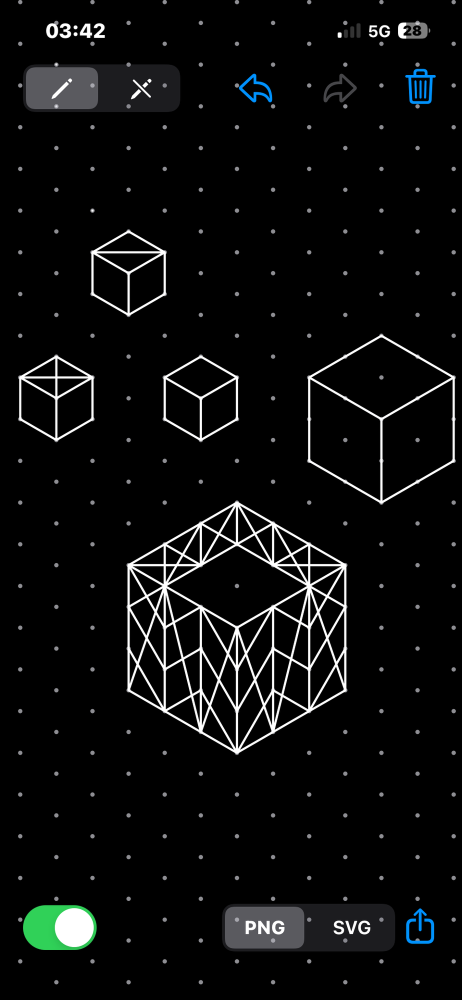
#> input picture references/ennemis-complexite.png, 923 x 1999 px, found by its file name (shown at 1/2 size)
$ python gen_enemy_cubes.py
#> lines starting #> are read from the running program, lines starting #| are printed output that depends on the picture; after the words box and inside, x2 and y2 are one past the last pixel; in counts of white or black regions, pixels touching at a corner belong together
### tools/extract_hough.py
#!/usr/bin/env python3
"""Workflow validé (bateau) : détecte la grille isométrique du croquis à
partir des points gris, détecte les segments de trait par transformée de
Hough (cv2.HoughLinesP), recale chaque extrémité sur le nœud de grille le
plus proche, PUIS SE VÉRIFIE TOUT SEUL contre l'image d'origine avant de
rien produire : toute arête dont le tracé rouge ne suit pas réellement un
trait blanc (couverture < seuil) est rejetée automatiquement. Rapporte
aussi le residu de blanc non couvert (segments potentiellement manqués),
pour se relancer avec des seuils Hough plus permissifs si besoin — pas
besoin d'un humain pour repérer les triangles inventés.

Usage : python3 extract_hough.py <image.jpg/png> <sortie_prefix> [clé=valeur ...]
"""
import sys
import numpy as np
import cv2
from PIL import Image, ImageDraw
from scipy import ndimage
from scipy.spatial import cKDTree


def detect_grid_basis(gray, nn_max=None):
    dot_mask = (gray > 100) & (gray < 220)
    dot_mask2 = ndimage.binary_dilation(dot_mask, iterations=2)
    lbl, n = ndimage.label(dot_mask2)
    coms = ndimage.center_of_mass(dot_mask, lbl, range(1, n + 1))
    sizes = ndimage.sum(dot_mask, lbl, range(1, n + 1))
    pts = np.array([(x, y) for (y, x), s in zip(coms, sizes) if s > 3])
    if len(pts) < 10:
        raise RuntimeError(f"pas assez de points de grille détectés ({len(pts)})")
    tree = cKDTree(pts)
    dists, idx = tree.query(pts, k=7)
    if nn_max is None:
        # le pas de grille varie d'une image à l'autre (zoom différent au
        # moment du dessin) — on le déduit ici au lieu de le figer, à
        # partir de la distance au plus proche voisin la plus fréquente
        nn = dists[:, 1]
        nn_max = np.median(nn) * 1.25
    vecs_pos, vecs_neg, vecs_vert = [], [], []
    for i in range(len(pts)):
        for k in range(1, 7):
            if dists[i, k] > nn_max:
                continue
            v = pts[idx[i, k]] - pts[i]
            if abs(v[0]) < 8 and v[1] > 0:
                vecs_vert.append(v)
            elif v[0] > 20 and v[1] > 0:
                vecs_pos.append(v)
            elif v[0] < -20 and v[1] > 0:
                vecs_neg.append(v)
    if not vecs_pos or not vecs_neg:
        raise RuntimeError("grille non détectée (pas de voisins diagonaux clairs)")
    u = np.mean(vecs_pos, axis=0)
    v = np.mean(vecs_neg, axis=0)
    o_idx = np.argmin(pts[:, 0] + pts[:, 1])
    O = pts[o_idx]

    # raffinement : la moyenne des voisins les plus proches dérive
    # légèrement loin de l'origine (erreur d'environ 30px mesurée sur la
    # caravane) — un ajustement aux moindres carrés sur TOUS les points de
    # grille à la fois (pas seulement les paires voisines) élimine cette
    # dérive. pts ≈ O + i*u + j*v, on résout O/u/v qui collent le mieux à
    # l'ensemble des points une fois leurs indices (i,j) arrondis.
    A = np.array([[u[0], v[0]], [u[1], v[1]]])
    Ainv = np.linalg.inv(A)
    ij = (Ainv @ (pts - O).T).T
    ij_round = np.round(ij)
    M = np.column_stack([np.ones(len(pts)), ij_round[:, 0], ij_round[:, 1]])
    sol_x, *_ = np.linalg.lstsq(M, pts[:, 0], rcond=None)
    sol_y, *_ = np.linalg.lstsq(M, pts[:, 1], rcond=None)
    O = np.array([sol_x[0], sol_y[0]])
    u = np.array([sol_x[1], sol_y[1]])
    v = np.array([sol_x[2], sol_y[2]])

    return O, u, v, pts


def make_snap(O, u, v):
    A = np.array([[u[0], v[0]], [u[1], v[1]]])
    Ainv = np.linalg.inv(A)

    def snap(x, y):
        ij = Ainv @ np.array([x - O[0], y - O[1]])
        i, j = round(ij[0]), round(ij[1])
        sx = O[0] + i * u[0] + j * v[0]
        sy = O[1] + i * u[1] + j * v[1]
        return (i, j), (sx, sy)

    return snap


def edge_coverage(white, p1, p2, tol=3):
    """Fraction de p1->p2 (échantillonnée) qui tombe sur un pixel blanc de
    l'image d'ORIGINE (pas du rendu) — mesure si CE tracé rouge correspond
    vraiment à un trait dessiné, pas une invention entre deux sommets."""
    h, w = white.shape
    d = np.hypot(p2[0] - p1[0], p2[1] - p1[1])
    n = max(10, int(d / 2))
    xs = np.linspace(p1[0], p2[0], n)
    ys = np.linspace(p1[1], p2[1], n)
    hit = 0
    for x, y in zip(xs, ys):
        xi, yi = int(round(x)), int(round(y))
        found = False
        for ddx in range(-tol, tol + 1):
            for ddy in range(-tol, tol + 1):
                xx, yy = xi + ddx, yi + ddy
                if 0 <= yy < h and 0 <= xx < w and white[yy, xx]:
                    found = True
                    break
            if found:
                break
        if found:
            hit += 1
    return hit / n


def white_completeness(white, kept_coords, tol=4, sample_every=4):
    """Fraction des pixels blancs de l'image d'origine qui sont à moins de
    `tol` px d'une arête retenue — un residu bas signale du blanc non
    couvert (trait probablement manqué par Hough)."""
    ys, xs = np.where(white)
    ys, xs = ys[::sample_every], xs[::sample_every]
    if len(xs) == 0:
        return 1.0, np.array([]), np.array([])
    covered = np.zeros(len(xs), dtype=bool)
    for p1, p2 in kept_coords:
        d = np.hypot(p2[0] - p1[0], p2[1] - p1[1])
        n = max(10, int(d / 2))
        lx = np.linspace(p1[0], p2[0], n)
        ly = np.linspace(p1[1], p2[1], n)
        for lxi, lyi in zip(lx, ly):
            close = (np.abs(xs - lxi) <= tol) & (np.abs(ys - lyi) <= tol)
            covered |= close
    frac = covered.mean()
    return frac, xs[~covered], ys[~covered]


def extract(image_path, out_prefix, hough_threshold=25, min_len=12, max_gap=8,
            white_thresh=200, min_count=1, cov_thresh=0.85, verbose=True):
    gray = cv2.imread(image_path, cv2.IMREAD_GRAYSCALE)
    white = gray > white_thresh
    O, u, v, dot_pts = detect_grid_basis(gray.astype(float))
    snap = make_snap(O, u, v)

    _, binary = cv2.threshold(gray, white_thresh, 255, cv2.THRESH_BINARY)
    lines = cv2.HoughLinesP(binary, rho=1, theta=np.pi / 360,
                             threshold=hough_threshold, minLineLength=min_len,
                             maxLineGap=max_gap)
    if lines is None:
        raise RuntimeError("aucun segment détecté (Hough) — seuils trop stricts")
    lines = lines.reshape(-1, 4)

    from collections import Counter
    counter = Counter()
    coords = {}
    for (x1, y1, x2, y2) in lines:
        (i1, j1), p1 = snap(x1, y1)
        (i2, j2), p2 = snap(x2, y2)
        if (i1, j1) == (i2, j2):
            continue
        key = tuple(sorted([(i1, j1), (i2, j2)]))
        counter[key] += 1
        coords[key] = (p1, p2)

    candidates = [(k, c) for k, c in counter.items() if c >= min_count]

    # auto-vérification : rejette toute arête dont le tracé ne suit pas
    # vraiment un trait blanc de l'image d'origine
    kept, rejected = [], []
    for key, c in candidates:
        p1, p2 = coords[key]
        cov = edge_coverage(white, p1, p2)
        if cov >= cov_thresh:
            kept.append((key, c, cov))
        else:
            rejected.append((key, c, cov))

    completeness, miss_x, miss_y = white_completeness(white, [coords[k] for k, c, cov in kept])

    if verbose:
        print(f'{image_path}: grille u={u}, v={v}')
        print(f'  {len(candidates)} arêtes candidates -> {len(kept)} gardées, {len(rejected)} rejetées (couverture < {cov_thresh})')
        for key, c, cov in rejected:
            print(f'    REJETÉE cov={cov:.2f} count={c} {coords[key]}')
        print(f'  complétude (blanc couvert par une arête gardée) : {completeness*100:.1f}%')
        if completeness < 0.9:
            print(f'  ATTENTION : {len(miss_x)} points blancs (échantillonnés) non couverts — des traits sont peut-être manqués.')

    img = Image.open(image_path).convert('RGB')
    d = ImageDraw.Draw(img)
    for key, c, cov in kept:
        p1, p2 = coords[key]
        d.line([p1, p2], fill=(255, 0, 0), width=3)
    # marque en jaune les zones de blanc non couvertes, pour diagnostic visuel
    for x, y in zip(miss_x, miss_y):
        d.ellipse([x - 2, y - 2, x + 2, y + 2], fill=(255, 255, 0))
    img.save(f'{out_prefix}-overlay.png')

    W, H = Image.open(image_path).size
    clean = Image.new('RGB', (W, H), (2, 10, 4))
    dc = ImageDraw.Draw(clean)
    for key, c, cov in kept:
        p1, p2 = coords[key]
        dc.line([p1, p2], fill=(70, 255, 130), width=3)
    clean.save(f'{out_prefix}-clean.png')

    return {
        'kept': [(k, coords[k]) for k, c, cov in kept],
        'rejected': rejected,
        'completeness': completeness,
        'basis': (O, u, v),
    }


# [7 lines that do not run on import are left out]

### tools/gen_enemy_cubes.py
#!/usr/bin/env python3
# v17.76 — extrait les motifs de cube des ennemis depuis
# references/ennemis-complexite.png (croquis de Pierre sur grille aimantée)
# et les reprojette dans le style 2:1 du jeu.
#
# Pourquoi : drawEnemyShape était ENTIÈREMENT procédural (cube par formules
# + treillis généré en grille 3x3 régulière). Or le croquis contient un
# motif de treillis très précis, en éventails de diagonales, qui n'a rien
# d'une grille — et l'audit qui a suivi le cheval de Troie (v17.75) a
# montré que c'était le dernier dessin du jeu encore approximé alors qu'une
# référence existait.
#
# Ce que contient vraiment le croquis (vérifié par extraction, 5 cubes) :
#   - 3 cubes NUS, dessinés à trois tailles différentes (9 arêtes chacun)
#   - 1 cube à UNE diagonale sur la face du dessus (10 arêtes)
#   - 1 cube à CROIX (les deux diagonales de la face du dessus, 10 arêtes)
#   - 1 cube TREILLIS dense (50 arêtes maximales)
# Soit exactement les 4 paliers du jeu : la lecture faite en v17.42 était
# donc juste, seul le TREILLIS était faux (grille régulière générée au lieu
# du motif en éventails du croquis).
#
# Piège de comptage rencontré en chemin (d'où une conclusion d'abord
# erronée de ma part) : le cube à CROIX a 10 arêtes comme celui à une
# seule diagonale, pas 11. Sa diagonale N-S est exactement alignée avec
# l'arête verticale interne du cube (centre -> sommet bas) : Hough les
# fusionne en un seul long trait sommet HAUT -> sommet BAS, qui ABSORBE
# l'arête interne au lieu de s'y ajouter. Compter les arêtes ne suffit
# donc pas à distinguer les deux cubes — il faut tester la présence de ce
# long trait vertical.
#
# Usage : python3 tools/gen_enemy_cubes.py
# Écrit tools/out_enemy_cubes.js (ENEMY_CUBE_MOTIFS).

import sys, os, json
from collections import defaultdict

sys.path.insert(0, os.path.dirname(os.path.abspath(__file__)))
from extract_hough import extract
from PIL import Image

REF = 'references/ennemis-complexite.png'
CROP_BOX = (0, 250, 923, 1750)   # enlève l'interface de l'appli de dessin
A, B = 7.5, 3.75                 # ratio 2:1 du jeu, même convention que les autres générateurs


def collinear_contains(big, small):
    (ax, ay), (bx, by) = big
    (cx, cy), (dx, dy) = small
    if big == small:
        return False
    ux, uy = bx - ax, by - ay
    cr = lambda px, py: ux * (py - ay) - uy * (px - ax)
    if cr(cx, cy) or cr(dx, dy):
        return False
    L = ux * ux + uy * uy
    t = lambda px, py: ux * (px - ax) + uy * (py - ay)
    return 0 <= t(cx, cy) <= L and 0 <= t(dx, dy) <= L


def components(edges):
    parent = {}
    def find(p):
        while parent.setdefault(p, p) != p:
            parent[p] = parent[parent[p]]; p = parent[p]
        return p
    def union(a, b):
        ra, rb = find(a), find(b)
        if ra != rb: parent[ra] = rb
    for a, b in edges:
        union(a, b)
    comp = defaultdict(list)
    for a, b in edges:
        comp[find(a)].append((a, b))
    return list(comp.values())


def normalise(es):
    """cube ramené à une largeur de 2 (donc x dans [-1,1]), sommet bas à y=0.
    Toutes les tailles du croquis se superposent ainsi exactement."""
    maximal = [e for e in es if not any(collinear_contains(o, e) for o in es)]
    pts = [((i - j) * A, (i + j) * B) for e in maximal for (i, j) in e]
    xs = [p[0] for p in pts]; ys = [p[1] for p in pts]
    w = max(xs) - min(xs); cx = (min(xs) + max(xs)) / 2; ymax = max(ys)
    def n(i, j):
        x, y = (i - j) * A, (i + j) * B
        return (round((x - cx) / (w / 2), 4), round((y - ymax) / (w / 2), 4))
    return maximal, [(n(*a), n(*b)) for a, b in maximal]


def main():
    tmp = '/tmp/enemy_crop.png'
    Image.open(REF).convert('RGB').crop(CROP_BOX).save(tmp)
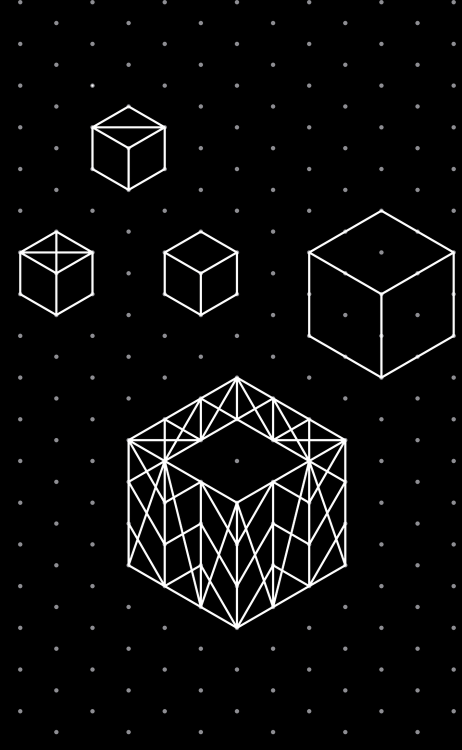
#> saved as enemy_crop.png: PIL image 923x1500 RGB (shown at 1/2 size); mean R, G, B 11.2, 11.2, 11.2
    r = extract(tmp, '/tmp/enemy_extract', verbose=True)
#> in extract, `white = gray > white_thresh`:
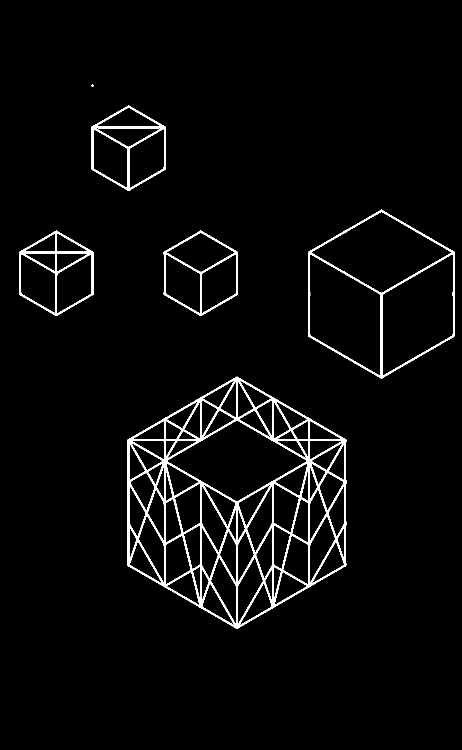
#> white: shape (1500, 923) bool (shown at 1/2 size); 3.4% white; 6 white regions (1 under 20 px), largest, box (x1, y1, x2, y2) and area: (255, 753, 693, 1258) 31866, (616, 419, 910, 757) 5429, (38, 461, 187, 632) 3451, (183, 211, 332, 382) 3294, (327, 461, 476, 632) 2775
#> in detect_grid_basis, `dot_mask = (gray > 100) & (gray < 220)`:
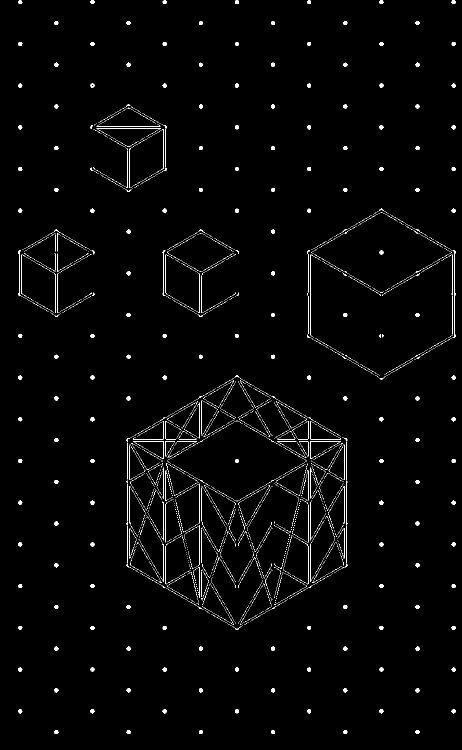
#> dot_mask: shape (1500, 923) bool (shown at 1/2 size); 1.7% white; 5102 white regions (4867 under 20 px), largest, box (x1, y1, x2, y2) and area: (905, 501, 911, 676) 202, (620, 509, 624, 673) 170, (193, 250, 321, 253) 131
#> in detect_grid_basis, `dot_mask2 = ndimage.binary_dilation(dot_mask, iterations=2)`:
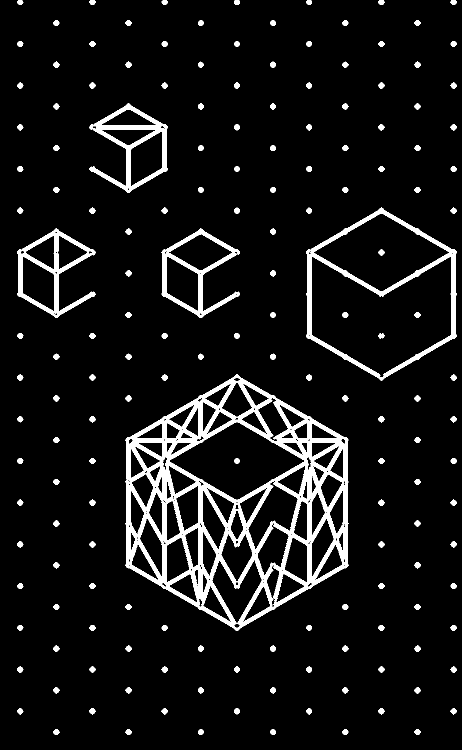
#> dot_mask2: shape (1500, 923) bool (shown at 1/2 size); 7.7% white; 167 white regions, largest, box (x1, y1, x2, y2) and area: (251, 749, 697, 1262) 59988, (612, 415, 913, 761) 11050, (179, 207, 336, 386) 6491
#> in detect_grid_basis, `lbl, n = ndimage.label(dot_mask2)`:
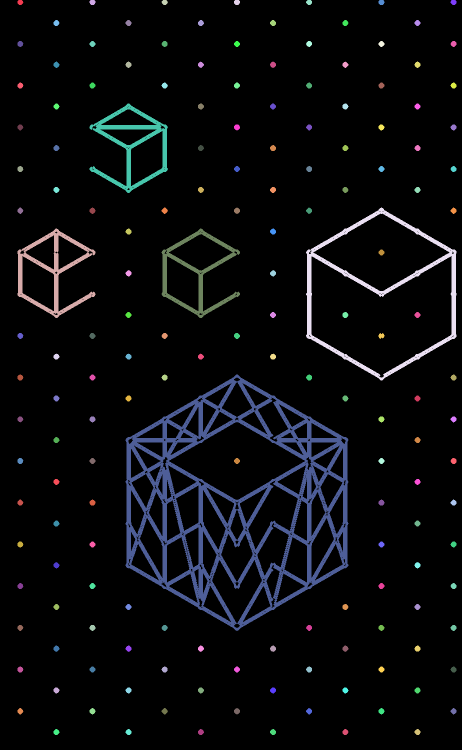
#> lbl: shape (1500, 923) int32 (shown at 1/2 size); 168 distinct labels, from 0 to 167; one colour per label, 0 black
#> in detect_grid_basis, `lbl, n = ndimage.label(dot_mask2)`: n = 167
#> in detect_grid_basis, `coms = ndimage.center_of_mass(dot_mask, lbl, range(1, n + 1))`: coms = 167 pairs, first value 3.71 to 1463.7, second value 40.08 to 906.8
#> (the rest of the program and of its run is left out)
